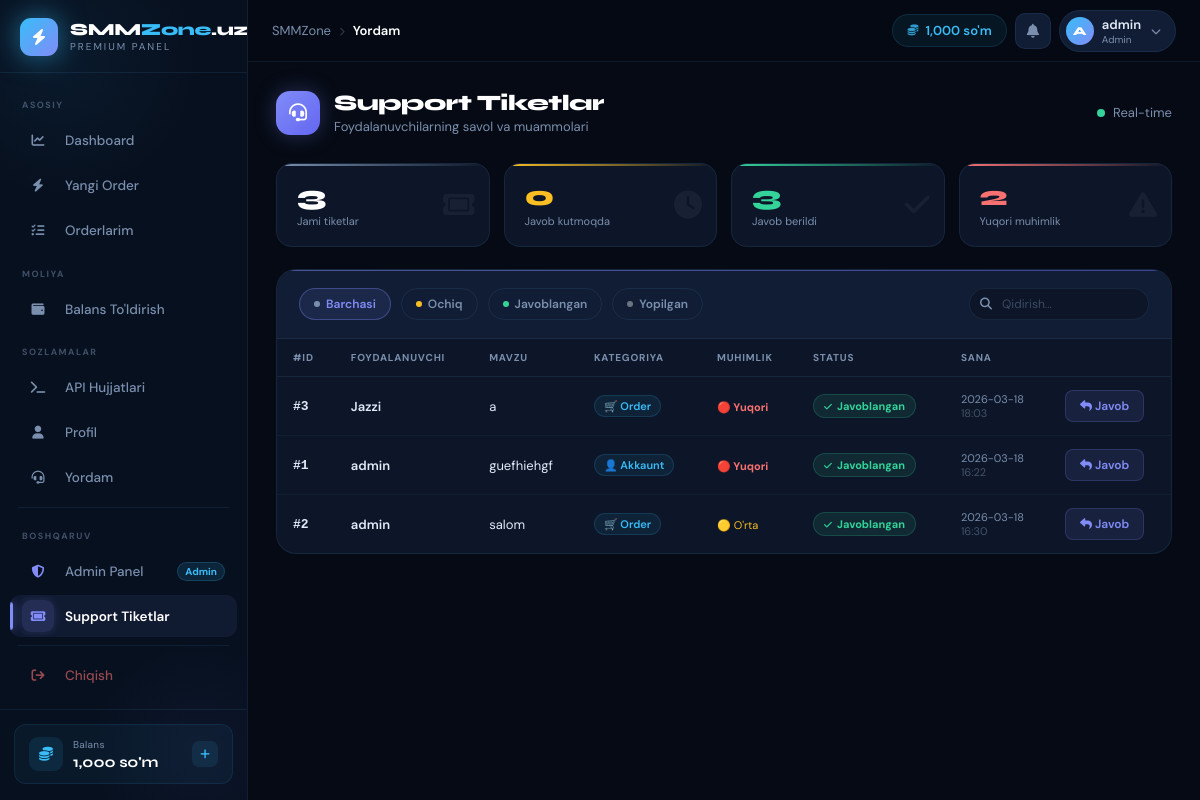
Screenshot of /admin/support (signed in) with the database file from the repository.
### tables this page shows
CREATE TABLE users (
    id           INTEGER PRIMARY KEY AUTOINCREMENT,
    username     TEXT UNIQUE NOT NULL,
    email        TEXT UNIQUE NOT NULL,
    password     TEXT NOT NULL,
    balance      REAL DEFAULT 0,
    role         TEXT DEFAULT 'user',
    api_key      TEXT UNIQUE,
    total_spent  REAL DEFAULT 0,
    total_orders INTEGER DEFAULT 0,
    ref_code     TEXT UNIQUE,
    referred_by  INTEGER,
    ref_earnings REAL DEFAULT 0,
    is_active    INTEGER DEFAULT 1,
    created_at   TEXT DEFAULT (datetime('now'))
);

CREATE TABLE support_tickets (
    id         INTEGER PRIMARY KEY AUTOINCREMENT,
    user_id    INTEGER NOT NULL,
    subject    TEXT NOT NULL,
    message    TEXT NOT NULL,
    category   TEXT DEFAULT "other",
    priority   TEXT DEFAULT "medium",
    status     TEXT DEFAULT "open",
    reply      TEXT,
    replied_at DATETIME,
    created_at DATETIME DEFAULT CURRENT_TIMESTAMP,
    FOREIGN KEY (user_id) REFERENCES users(id)
);

### support_service.py (the view)
@support_bp.route("/admin/support")
def admin_support():
    if session.get("role") != "admin":
        return redirect(url_for("user.dashboard"))
    db = get_db()
    status = request.args.get("status", "")
    q = """SELECT t.*, u.username FROM support_tickets t
           JOIN users u ON u.id = t.user_id {where}
           ORDER BY CASE t.priority WHEN 'high' THEN 1 WHEN 'medium' THEN 2 ELSE 3 END,
           t.created_at DESC"""
    tickets = db.execute(q.format(where="WHERE t.status=?" if status else ""),
                         (status,) if status else ()).fetchall()
    return render_template("admin_support.html", tickets=tickets)

### database/db.py (called while the page is built)
def get_db():
    if "db" not in g:
        g.db = sqlite3.connect(DATABASE)
        g.db.row_factory = sqlite3.Row
    return g.db

### main.py (called while the page is built)
@app.context_processor
def inject_globals():
    user_balance = 0
    if "user_id" in session:
        db = get_db()
        u  = db.execute("SELECT balance FROM users WHERE id=?", (session["user_id"],)).fetchone()
        if u: user_balance = u["balance"]
        session["balance"] = user_balance
    return {"site_name": Config.SITE_NAME, "user_balance": user_balance}

### templates/admin_support.html (shortened to what this page needs)
{% extends "base.html" %}
{% block content %}
<div class="as-header">
  <div class="as-header-left">
    <div class="as-header-icon"><i class="fas fa-headset"></i></div>
    <div>
      <div class="as-title">Support Tiketlar</div>
      <div class="as-subtitle">Foydalanuvchilarning savol va muammolari</div>
    </div>
  </div>
  <div style="display:flex;align-items:center;gap:8px;font-size:13px;color:var(--muted)">
    <span style="width:8px;height:8px;border-radius:50%;background:#34d399;display:inline-block;animation:pulse 2s infinite"></span>
    Real-time
  </div>
</div>
<div class="as-stats">
  <div class="as-stat s-all">
    <div class="as-stat-num">{{ tickets|length }}</div>
    <div class="as-stat-lbl">Jami tiketlar</div>
    <i class="fas fa-ticket as-stat-icon"></i>
  </div>
  <div class="as-stat s-open">
    <div class="as-stat-num">{{ tickets|selectattr('status','equalto','open')|list|length }}</div>
    <div class="as-stat-lbl">Javob kutmoqda</div>
    <i class="fas fa-clock as-stat-icon"></i>
  </div>
  <div class="as-stat s-ans">
    <div class="as-stat-num">{{ tickets|selectattr('status','equalto','answered')|list|length }}</div>
    <div class="as-stat-lbl">Javob berildi</div>
    <i class="fas fa-check as-stat-icon"></i>
  </div>
  <div class="as-stat s-high">
    <div class="as-stat-num">{{ tickets|selectattr('priority','equalto','high')|list|length }}</div>
    <div class="as-stat-lbl">Yuqori muhimlik</div>
    <i class="fas fa-triangle-exclamation as-stat-icon"></i>
  </div>
</div>
<div class="as-card">
  <div class="as-toolbar">
    {% for st,label,dot in [('','Barchasi','#7a8fad'),('open','Ochiq','#fbbf24'),('answered','Javoblangan','#34d399'),('closed','Yopilgan','#6b7280')] %}
    <button class="as-flt-btn {% if request.args.get('status','')==st %}active{% endif %}" onclick="filterStatus('{{st}}',this)">
      <span class="as-flt-dot" style="background:{{dot}}"></span>{{label}}
    </button>
    {% endfor %}
    <div class="as-search">
      <input type="text" placeholder="Qidirish..." id="as-search-inp" oninput="asSearch(this.value)">
    </div>
  </div>
  <div class="as-table-wrap">
    <table class="as-table">
      <thead>
        <tr><th>#ID</th><th>Foydalanuvchi</th><th>Mavzu</th><th>Kategoriya</th><th>Muhimlik</th><th>Status</th><th>Sana</th><th></th></tr>
      </thead>
      <tbody id="as-tbody">
        {% for t in tickets %}
        <tr class="as-row {% if not t.reply %}unread{% endif %}" data-status="{{t.status}}" data-search="{{t.subject|lower}} {{t.username|lower}}">
          <td class="td-id">#{{t.id}}</td>
          <td class="td-user">{% if not t.reply %}<span class="unread-dot"></span>{% endif %}{{t.username}}</td>
          <td class="td-subj" title="{{t.subject}}">{{t.subject}}</td>
          <td class="td-cat">
            <span class="cat-chip2">
              {% if t.category=='order' %}🛒 Order
              {% elif t.category=='payment' %}💳 To'lov
              {% elif t.category=='technical' %}🔧 Texnik
              {% elif t.category=='account' %}👤 Akkaunt
              {% else %}❓ Boshqa{% endif %}
            </span>
          </td>
          <td><span class="prio-{{t.priority}}">{% if t.priority=='high' %}🔴 Yuqori{% elif t.priority=='medium' %}🟡 O'rta{% else %}🟢 Past{% endif %}</span></td>
          <td>
            {% if t.status=='answered' %}<span class="badge badge-answered"><i class="fas fa-check"></i> Javoblangan</span>
            {% elif t.status=='closed' %}<span class="badge badge-closed"><i class="fas fa-lock"></i> Yopildi</span>
            {% else %}<span class="badge badge-open"><i class="fas fa-clock"></i> Ochiq</span>{% endif %}
          </td>
          <td style="font-size:11px;color:var(--muted)">
            <div>{{t.created_at[:10]}}</div>
            <div style="opacity:.5">{{t.created_at[11:16]}}</div>
          </td>
          <td>
            <button onclick="openModal({{t.id}},'{{t.subject|e}}','{{t.username|e}}','{{t.message|e}}','{{t.status}}','{{t.priority}}','{{t.category}}','{{t.created_at[:16]}}',{{('`'+t.reply+'`') if t.reply else 'null'}})"
              style="padding:7px 14px;background:rgba(129,140,248,.1);border:1px solid rgba(129,140,248,.2);border-radius:8px;color:var(--accent2);font-size:12px;font-weight:600;cursor:pointer;font-family:'DM Sans',sans-serif;transition:all .2s"
              onmouseover="this.style.background='rgba(129,140,248,.2)'" onmouseout="this.style.background='rgba(129,140,248,.1)'">
              <i class="fas fa-reply"></i> Javob
            </button>
          </td>
        </tr>
        {% endfor %}
      </tbody>
    </table>
  </div>
</div>
{% endblock %}

### templates/base.html (shortened to what this page needs)
<!DOCTYPE html>
<html lang="uz">
<head>
<link rel="stylesheet" href="https://cdnjs.cloudflare.com/ajax/libs/font-awesome/6.5.0/css/all.min.css">
</head>
<body>
{% if 'user_id' in session %}
<aside class="sidebar" id="sidebar">
  <a href="/dashboard" class="sidebar-brand">
    <div class="brand-icon"><i class="fas fa-bolt"></i></div>
    <div class="brand-text">
      <div class="brand-name">SMM<span>Zone</span>.uz</div>
      <div class="brand-tag">PREMIUM PANEL</div>
    </div>
  </a>
  <nav class="sidebar-nav">
    <div class="nav-section-label">Asosiy</div>
    <a href="/dashboard" class="nav-item {% if request.path == '/dashboard' %}active{% endif %}">
      <div class="nav-item-icon"><i class="fas fa-chart-line"></i></div>
      <span class="nav-item-label">Dashboard</span>
    </a>
    <a href="/new-order" class="nav-item {% if request.path == '/new-order' %}active{% endif %}">
      <div class="nav-item-icon"><i class="fas fa-bolt"></i></div>
      <span class="nav-item-label">Yangi Order</span>
    </a>
    <a href="/orders" class="nav-item {% if request.path == '/orders' %}active{% endif %}">
      <div class="nav-item-icon"><i class="fas fa-list-check"></i></div>
      <span class="nav-item-label">Orderlarim</span>
    </a>
    <div class="nav-section-label">Moliya</div>
    <a href="/add-funds" class="nav-item {% if request.path == '/add-funds' %}active{% endif %}">
      <div class="nav-item-icon"><i class="fas fa-wallet"></i></div>
      <span class="nav-item-label">Balans To'ldirish</span>
    </a>
    <div class="nav-section-label">Sozlamalar</div>
    <a href="/api-docs" class="nav-item {% if request.path == '/api-docs' %}active{% endif %}">
      <div class="nav-item-icon"><i class="fas fa-terminal"></i></div>
      <span class="nav-item-label">API Hujjatlari</span>
    </a>
    <a href="/profile" class="nav-item {% if request.path == '/profile' %}active{% endif %}">
      <div class="nav-item-icon"><i class="fas fa-user"></i></div>
      <span class="nav-item-label">Profil</span>
    </a>
    <a href="/support" class="nav-item {% if request.path == '/support' %}active{% endif %}">
      <div class="nav-item-icon"><i class="fas fa-headset"></i></div>
      <span class="nav-item-label">Yordam</span>
    </a>
    {% if session.role == 'admin' %}
    <div class="nav-section-label">Boshqaruv</div>
    <a href="/admin/" class="nav-item is-admin {% if request.path == '/admin/' %}active{% endif %}">
      <div class="nav-item-icon"><i class="fas fa-shield-halved"></i></div>
      <span class="nav-item-label">Admin Panel</span>
      <span class="nav-item-badge">Admin</span>
    </a>
    <a href="/admin/support" class="nav-item is-admin {% if request.path == '/admin/support' %}active{% endif %}">
      <div class="nav-item-icon"><i class="fas fa-ticket"></i></div>
      <span class="nav-item-label">Support Tiketlar</span>
    </a>
    {% endif %}
    <a href="/logout" class="nav-item is-logout">
      <div class="nav-item-icon"><i class="fas fa-arrow-right-from-bracket"></i></div>
      <span class="nav-item-label">Chiqish</span>
    </a>
  </nav>
  <div class="sidebar-footer">
    <div class="sidebar-balance">
      <div class="sb-bal-icon"><i class="fas fa-coins"></i></div>
      <div>
        <div class="sb-bal-label">Balans</div>
        <div class="sb-bal-val">{{ "{:,.0f}".format(user_balance) }} so'm</div>
      </div>
      <a href="/add-funds" class="sb-bal-link" title="To'ldirish">
        <i class="fas fa-plus"></i>
      </a>
    </div>
  </div>
</aside>
<div class="main-wrap">
  <header class="topbar">
    <div class="topbar-breadcrumb">
      <span>SMMZone</span>
      <span class="bc-sep"><i class="fas fa-chevron-right" style="font-size:9px"></i></span>
      <span class="bc-current">
        {% if '/dashboard' in request.path %}Dashboard
        {% elif '/new-order' in request.path %}Yangi Order
        {% elif '/orders' in request.path %}Orderlarim
        {% elif '/add-funds' in request.path %}Balans
        {% elif '/profile' in request.path %}Profil
        {% elif '/api-docs' in request.path %}API
        {% elif '/support' in request.path %}Yordam
        {% elif '/admin' in request.path %}Admin
        {% else %}Sahifa{% endif %}
      </span>
    </div>
    <div class="topbar-right">
      <div class="topbar-balance">
        <i class="fas fa-coins"></i>
        <span>{{ "{:,.0f}".format(user_balance) }} so'm</span>
      </div>
      <a href="#" class="topbar-notif" title="Bildirishnomalar">
        <i class="fas fa-bell"></i>
      </a>
      <a href="/profile" class="topbar-user">
        <div class="topbar-user-avatar">{{ session.username[0].upper() if session.username else 'U' }}</div>
        <div>
          <div class="topbar-user-name">{{ session.username }}</div>
          <div class="topbar-user-role">{% if session.role == 'admin' %}Admin{% else %}Foydalanuvchi{% endif %}</div>
        </div>
        <i class="fas fa-chevron-down"></i>
      </a>
    </div>
  </header>
  <main class="content">
    {% block content %}{% endblock %}
  </main>
</div>
{% else %}
{% block auth_content %}{% endblock %}
{% endif %}
</body>
</html>

### rows the page displays
users: balance "1,000"
support_tickets: id "3", username "Jazzi", subject "a", category "🛒 Order", priority "🔴 Yuqori", status "answered" (drawn), created_at "2026-03-18", created_at "18:03"
support_tickets: id "1", username "admin", subject "guefhiehgf", category "👤 Akkaunt", priority "🔴 Yuqori", status "answered" (drawn), created_at "2026-03-18", created_at "16:22"
support_tickets: id "2", username "admin", subject "salom", category "🛒 Order", priority "🟡 O'rta", status "answered" (drawn), created_at "2026-03-18", created_at "16:30"

### other values shown
{{ session.username[0].upper() if session.username else 'U' }} "A"
{{ session.username }} "admin"
{{ tickets|length }} "3"
{{ tickets|selectattr('status','equalto','open')|list|length }} "0"
{{ tickets|selectattr('status','equalto','answered')|list|length }} "3"
{{ tickets|selectattr('priority','equalto','high')|list|length }} "2"
{{ label }} "Barchasi" "Ochiq" "Javoblangan" "Yopilgan"
